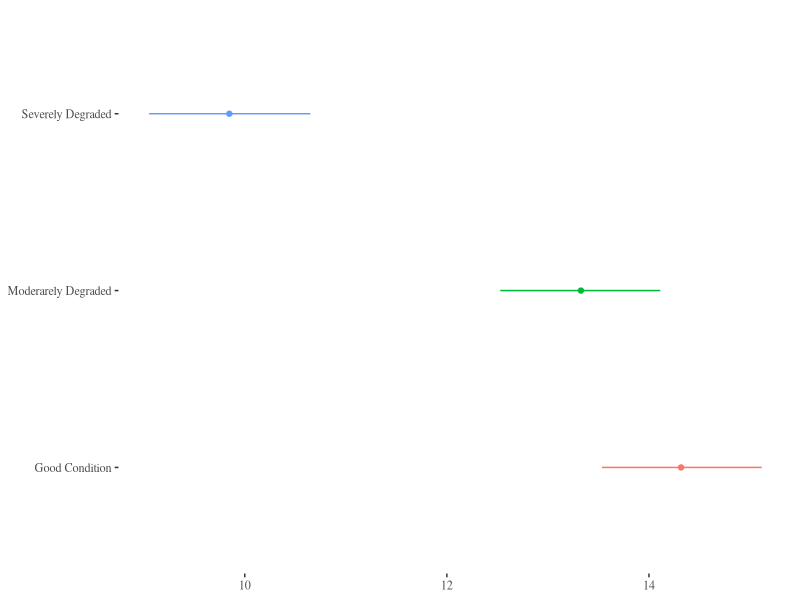

R code for this plot:
library(tidyverse)
library(ggthemes)


cp_plot = read_csv('csv/Coastal_plain_bootstrap.csv')

cp_plot %>% filter(Test == 'CM') %>% spread(Stat, Data) %>% ggplot(aes(y = Condition, x = Mean, color = Condition)) + geom_point() + geom_segment(aes(xend = Upper, x = Lower, y = Condition, yend = Condition)) + theme_tufte() + theme(axis.title = element_blank(), legend.position = 'none')
